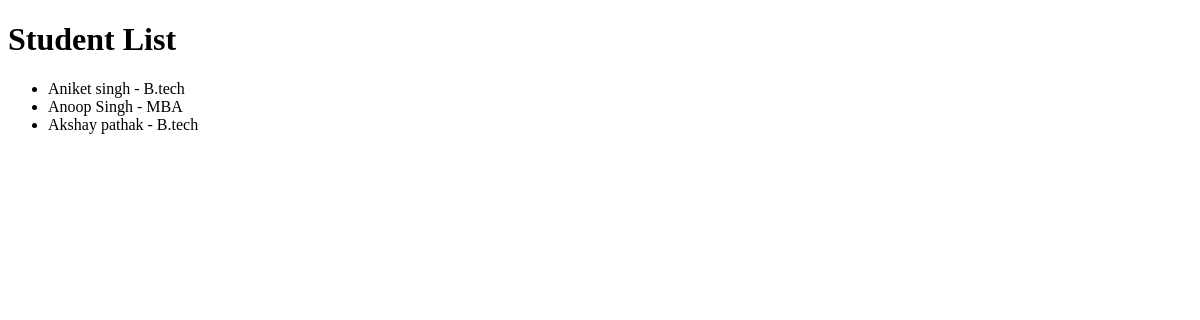
/students/, run on an earlier commit of the app's database.
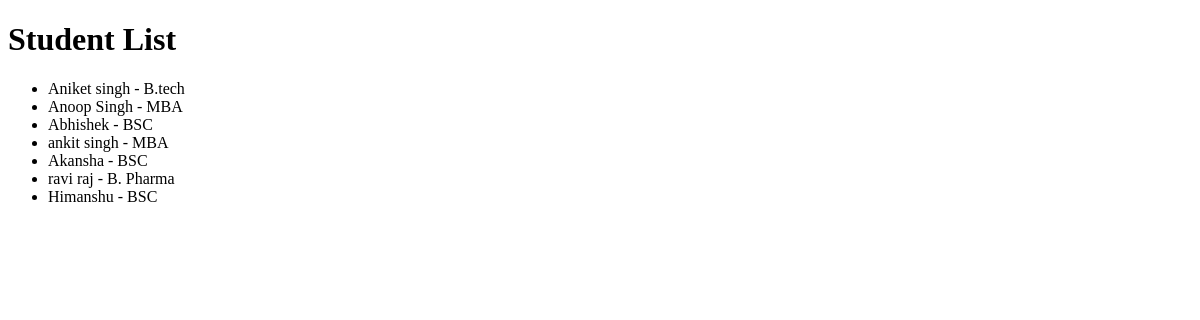
And on a later commit of the database.
### students_details/models.py (models this page shows, shortened)
class Student(models.Model):
    name = models.CharField(max_length=200)
    age = models.IntegerField()
    course = models.ForeignKey(Course, on_delete=models.CASCADE)
    enrollment_date = models.DateField()

class Course(models.Model):
    course_name = models.CharField(max_length=100)
    def __str__(self):
        return self.course_name

### students_details/views.py (the view)
# urls.py: path('students/', views.students_list),
def students_list(request):
    students = Student.objects.all()
    return render(request, 'student_list.html', {'students': students})

### students_details/templates/student_list.html (shortened to what this page needs)
<!DOCTYPE html>
<html>
<head>
</head>
<body>
    <h1>Student List</h1>
    <ul>
        {% for student in students %}
        <li>{{ student.name }} - {{ student.course }}</li>
        {% endfor %}
    </ul>
</body>
</html>

What changed in the data, as far as the page shows it:
removed Student: name "Akshay pathak", course "B.tech"
added Student: name "Abhishek", course "BSC"
added Student: name "ankit singh", course "MBA"
added Student: name "Akansha", course "BSC"
added Student: name "ravi raj", course "B. Pharma"
added Student: name "Himanshu", course "BSC"
